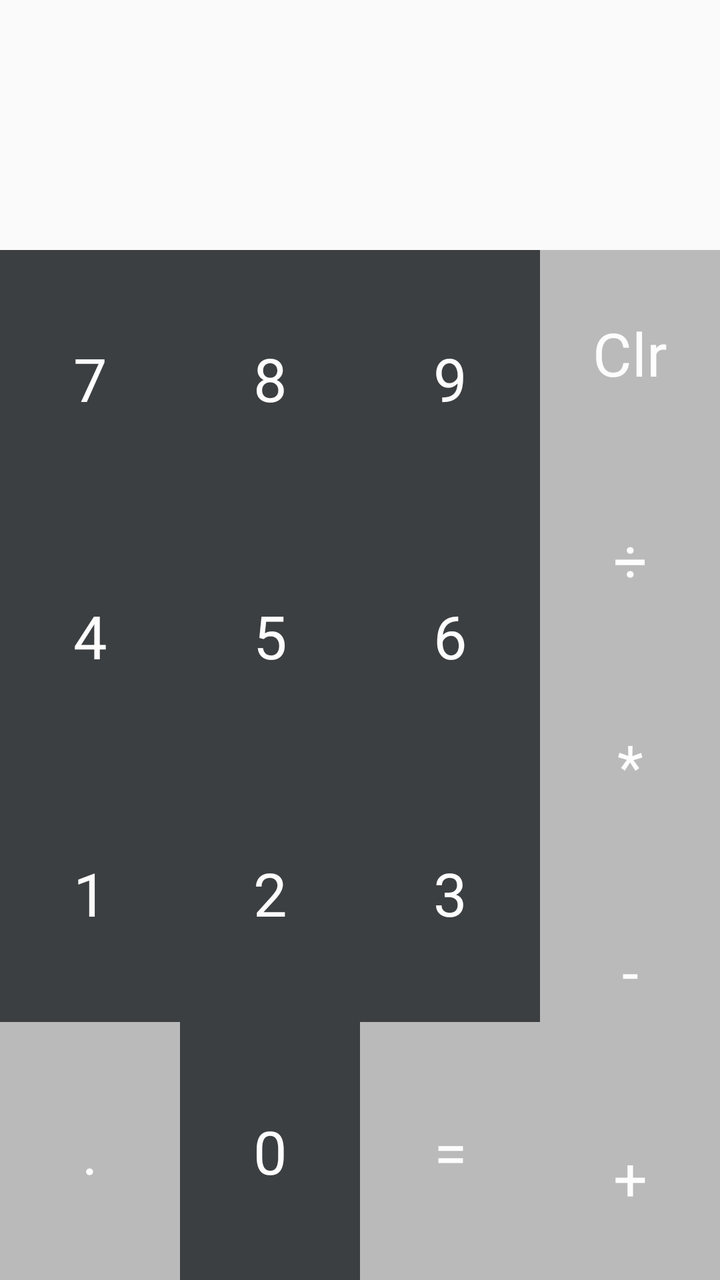
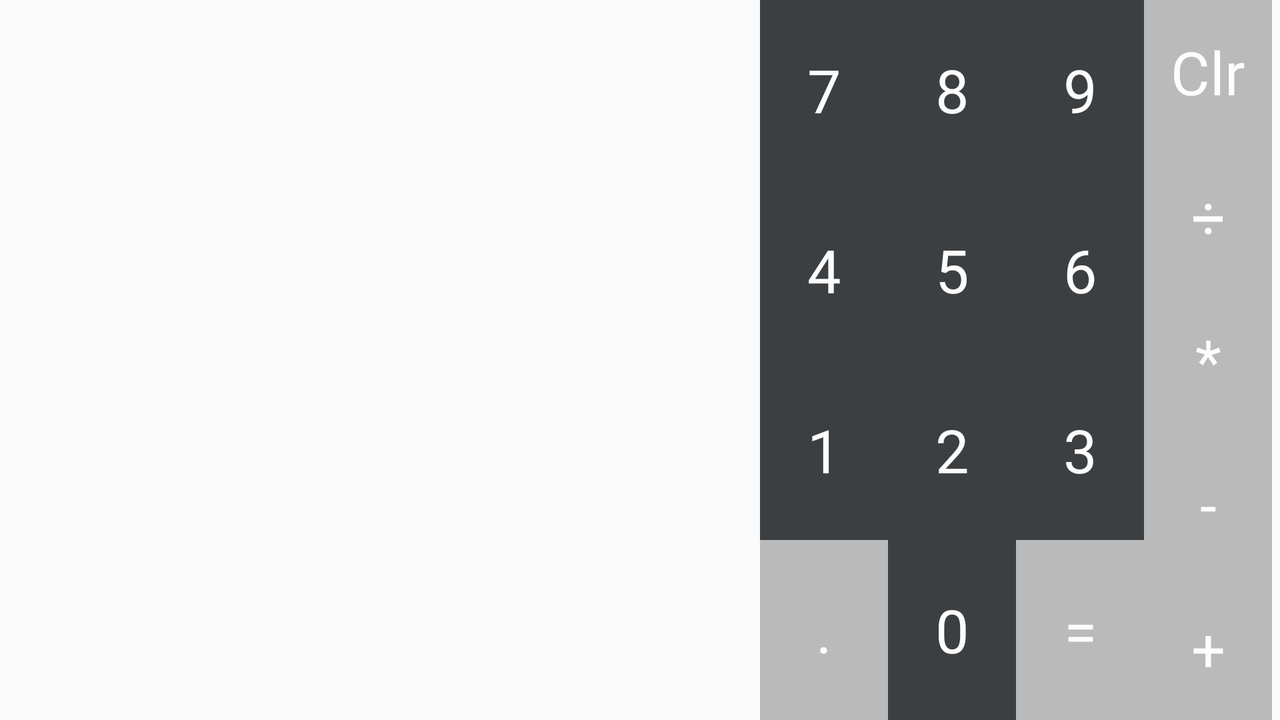

First picture: res/layout/ on a phone held upright. Second picture: the repository's own variant of that layout, on a device whose configuration matches the variant's folder. Source for both follows.
<!-- AndroidManifest.xml: application theme AppTheme -->
<!-- res/layout/fragment_calculator.xml -->
<FrameLayout xmlns:android="http://schemas.android.com/apk/res/android"
    xmlns:tools="http://schemas.android.com/tools"
    android:layout_width="match_parent"
    android:layout_height="match_parent"
    tools:context="com.marianogiuffrida.pilotcalc.UI.fragments.CalculatorFragment">

    <LinearLayout
        android:id="@+id/CalculatorLayout"
        android:layout_width="fill_parent"
        android:layout_height="fill_parent"
        android:layout_gravity="center"
        android:gravity="bottom"
        android:orientation="vertical">

        <TextView
            android:id="@+id/CalculatorInputDisplay"
            android:layout_width="fill_parent"
            android:layout_height="75dp"
            android:layout_centerHorizontal="true"
            android:gravity="center_vertical|right"
            android:maxLines="1"
            android:scrollbars="horizontal"
            android:text=""
            android:textSize="28sp"
            android:scrollHorizontally="true"/>

        <TextView
            android:id="@+id/CalculatorResultDisplay"
            android:layout_width="fill_parent"
            android:layout_height="50dp"
            android:gravity="center_vertical|right"
            android:maxLines="1"
            android:scrollHorizontally="true"
            android:text=""
            android:textSize="35sp" />

        <LinearLayout
            android:layout_width="match_parent"
            android:layout_height="match_parent"
            android:gravity="bottom"
            android:orientation="horizontal"
            android:weightSum="4">

            <LinearLayout
                android:layout_width="wrap_content"
                android:layout_height="match_parent"
                android:layout_weight="1"
                android:gravity="bottom"
                android:orientation="vertical"
                android:weightSum="4">

                <Button
                    android:id="@+id/button7"
                    style="@style/NumberButton"
                    android:layout_width="match_parent"
                    android:layout_height="0px"
                    android:layout_weight="1"
                    android:text="7" />

                <Button
                    android:id="@+id/button4"
                    style="@style/NumberButton"
                    android:layout_width="match_parent"
                    android:layout_height="0px"
                    android:layout_weight="1"
                    android:text="4" />

                <Button
                    android:id="@+id/button1"
                    style="@style/NumberButton"
                    android:layout_width="match_parent"
                    android:layout_height="0px"
                    android:layout_weight="1"
                    android:text="1" />

                <Button
                    android:id="@+id/commaButton"
                    style="@style/CalculatorButton"
                    android:layout_width="match_parent"
                    android:layout_height="0px"
                    android:layout_weight="1"
                    android:text="." />

            </LinearLayout>

            <LinearLayout
                android:layout_width="wrap_content"
                android:layout_height="match_parent"
                android:layout_weight="1"
                android:gravity="bottom"
                android:orientation="vertical"
                android:weightSum="4">

                <Button
                    android:id="@+id/button8"
                    style="@style/NumberButton"
                    android:layout_width="match_parent"
                    android:layout_height="0px"
                    android:layout_weight="1"
                    android:text="8" />

                <Button
                    android:id="@+id/button5"
                    style="@style/NumberButton"
                    android:layout_width="match_parent"
                    android:layout_height="0px"
                    android:layout_weight="1"
                    android:text="5" />

                <Button
                    android:id="@+id/button2"
                    style="@style/NumberButton"
                    android:layout_width="match_parent"
                    android:layout_height="0px"
                    android:layout_weight="1"
                    android:text="2" />

                <Button
                    android:id="@+id/button0"
                    style="@style/NumberButton"
                    android:layout_width="match_parent"
                    android:layout_height="0px"
                    android:layout_weight="1"
                    android:text="0" />

            </LinearLayout>

            <LinearLayout
                android:layout_width="wrap_content"
                android:layout_height="match_parent"
                android:layout_weight="1"
                android:gravity="bottom"
                android:orientation="vertical"
                android:weightSum="4">

                <Button
                    android:id="@+id/button9"
                    style="@style/NumberButton"
                    android:layout_width="match_parent"
                    android:layout_height="0px"
                    android:layout_weight="1"
                    android:text="9" />

                <Button
                    android:id="@+id/button6"
                    style="@style/NumberButton"
                    android:layout_width="match_parent"
                    android:layout_height="0px"
                    android:layout_weight="1"
                    android:text="6" />

                <Button
                    android:id="@+id/button3"
                    style="@style/NumberButton"
                    android:layout_width="match_parent"
                    android:layout_height="0px"
                    android:layout_weight="1"
                    android:text="3" />


                <Button
                    android:id="@+id/equalButton"
                    style="@style/CalculatorButton"
                    android:layout_width="match_parent"
                    android:layout_height="0px"
                    android:layout_weight="1"
                    android:text="=" />
            </LinearLayout>

            <LinearLayout
                android:layout_width="wrap_content"
                android:layout_height="match_parent"
                android:layout_weight="1"
                android:gravity="bottom"
                android:orientation="vertical"
                android:weightSum="5">

                <Button
                    android:id="@+id/clearButton"
                    style="@style/CalculatorButton"
                    android:layout_width="match_parent"
                    android:layout_height="0px"
                    android:layout_weight="1"
                    android:text="Clr" />

                <Button
                    android:id="@+id/divideButton"
                    style="@style/CalculatorButton"
                    android:layout_width="match_parent"
                    android:layout_height="0px"
                    android:layout_weight="1"
                    android:text="\u00F7" />

                <Button
                    android:id="@+id/multiButton"
                    style="@style/CalculatorButton"
                    android:layout_width="match_parent"
                    android:layout_height="0px"
                    android:layout_weight="1"
                    android:text="*" />

                <Button
                    android:id="@+id/subButton"
                    style="@style/CalculatorButton"
                    android:layout_width="match_parent"
                    android:layout_height="0px"
                    android:layout_weight="1"
                    android:text="-" />

                <Button
                    android:id="@+id/addButton"
                    style="@style/CalculatorButton"
                    android:layout_width="match_parent"
                    android:layout_height="0px"
                    android:layout_weight="1"
                    android:text="+" />
            </LinearLayout>
        </LinearLayout>

    </LinearLayout>

</FrameLayout>
<!-- resources referenced by this layout -->
<resources>
  <style name="CalculatorButton" parent="android:Widget.Holo.Button.Borderless">
          <item name="android:textSize">30sp</item>
          <item name="android:textColor">#fffdfdfe</item>
          <item name="android:background">#ffbababa</item>
      </style>
  <style name="NumberButton" parent="@android:style/Widget.Holo.Button.Borderless.Small">
          <item name="android:textColor">#fffdfdfe</item>
          <item name="android:textSize">30sp</item>
          <item name="android:background">@drawable/button_custom</item>
      </style>
  <style name="AppTheme" parent="Theme.AppCompat.Light.DarkActionBar">
          <item name="android:windowActionBar">true</item>
          
      </style>
  <!-- drawable button_custom (drawable) -->
  <?xml version="1.0" encoding="utf-8"?>
  <selector xmlns:android="http://schemas.android.com/apk/res/android">
      <item android:drawable="@color/appBlue" android:state_pressed="true"/>
      <item android:drawable="@color/appBlue" android:state_activated="true"/>
      <item android:drawable="@color/calculator_numbers_background" android:state_activated="false"/>
  
  </selector>
  <color name="appBlue">#ff7ac6ff</color>
  <color name="calculator_numbers_background">#ff3c3f41</color>
</resources>
<!-- res/layout-land/fragment_calculator.xml (the repository's variant of the layout above) -->
<!-- drawn on the phone turned sideways -->
<LinearLayout xmlns:android="http://schemas.android.com/apk/res/android"
    android:gravity="left"
    android:layout_gravity="center"
    android:layout_height="match_parent"
    android:layout_width="match_parent"
    android:orientation="horizontal"
    android:weightSum="1">

    <LinearLayout
        android:gravity="top"
        android:id="@+id/CalculatorLayout"
        android:layout_gravity="center|bottom|top"
        android:layout_height="fill_parent"
        android:layout_width="wrap_content"
        android:orientation="vertical"
        android:layout_weight="0.99">

        <TextView
            android:gravity="center_vertical|right"
            android:id="@+id/CalculatorInputDisplay"
            android:layout_centerHorizontal="true"
            android:layout_height="match_parent"
            android:layout_width="wrap_content"
            android:layout_weight="1"
            android:scrollHorizontally="true"
            android:textSize="28sp" />

        <TextView
            android:gravity="center_vertical|right"
            android:id="@+id/CalculatorResultDisplay"
            android:layout_height="match_parent"
            android:layout_width="wrap_content"
            android:layout_weight="1"
            android:textSize="35sp" />

    </LinearLayout>

    <LinearLayout
        android:layout_height="match_parent"
        android:layout_width="wrap_content"
        android:orientation="horizontal">

        <LinearLayout
            android:gravity="bottom"
            android:layout_height="match_parent"
            android:layout_width="wrap_content"
            android:orientation="vertical"
            android:weightSum="4">

            <Button
                style="@style/NumberButton"
                android:id="@+id/button7"
                android:layout_height="match_parent"
                android:layout_weight="1"
                android:layout_width="wrap_content"
                android:text="7" />

            <Button
                style="@style/NumberButton"
                android:id="@+id/button4"
                android:layout_height="match_parent"
                android:layout_weight="1"
                android:layout_width="wrap_content"
                android:text="4" />

            <Button
                style="@style/NumberButton"
                android:id="@+id/button1"
                android:layout_height="match_parent"
                android:layout_weight="1"
                android:layout_width="wrap_content"
                android:text="1" />

            <Button
                style="@style/CalculatorButton"
                android:id="@+id/commaButton"
                android:layout_height="match_parent"
                android:layout_weight="1"
                android:layout_width="wrap_content"
                android:text="." />

        </LinearLayout>

        <LinearLayout
            android:gravity="bottom"
            android:layout_height="match_parent"
            android:layout_width="wrap_content"
            android:orientation="vertical"
            android:weightSum="4">

            <Button
                style="@style/NumberButton"
                android:id="@+id/button8"
                android:layout_height="match_parent"
                android:layout_weight="1"
                android:layout_width="wrap_content"
                android:text="8" />

            <Button
                style="@style/NumberButton"
                android:id="@+id/button5"
                android:layout_height="match_parent"
                android:layout_weight="1"
                android:layout_width="wrap_content"
                android:text="5" />

            <Button
                style="@style/NumberButton"
                android:id="@+id/button2"
                android:layout_height="match_parent"
                android:layout_weight="1"
                android:layout_width="wrap_content"
                android:text="2" />

            <Button
                style="@style/NumberButton"
                android:id="@+id/button0"
                android:layout_height="match_parent"
                android:layout_weight="1"
                android:layout_width="wrap_content"
                android:text="0" />

        </LinearLayout>

        <LinearLayout
            android:gravity="bottom"
            android:layout_height="match_parent"
            android:layout_width="wrap_content"
            android:orientation="vertical"
            android:weightSum="4">

            <Button
                style="@style/NumberButton"
                android:id="@+id/button9"
                android:layout_height="match_parent"
                android:layout_weight="1"
                android:layout_width="wrap_content"
                android:text="9" />

            <Button
                style="@style/NumberButton"
                android:id="@+id/button6"
                android:layout_height="match_parent"
                android:layout_weight="1"
                android:layout_width="wrap_content"
                android:text="6" />

            <Button
                style="@style/NumberButton"
                android:id="@+id/button3"
                android:layout_height="match_parent"
                android:layout_weight="1"
                android:layout_width="wrap_content"
                android:text="3" />


            <Button
                style="@style/CalculatorButton"
                android:id="@+id/equalButton"
                android:layout_height="match_parent"
                android:layout_weight="1"
                android:layout_width="wrap_content"
                android:text="=" />
        </LinearLayout>

        <LinearLayout
            android:gravity="bottom"
            android:layout_height="match_parent"
            android:layout_width="wrap_content"
            android:orientation="vertical"
            android:weightSum="5">

            <Button
                style="@style/CalculatorButton"
                android:id="@+id/clearButton"
                android:layout_height="match_parent"
                android:layout_weight="1"
                android:layout_width="wrap_content"
                android:text="Clr" />

            <Button
                style="@style/CalculatorButton"
                android:id="@+id/divideButton"
                android:layout_height="match_parent"
                android:layout_weight="1"
                android:layout_width="wrap_content"
                android:text="\u00F7" />

            <Button
                style="@style/CalculatorButton"
                android:id="@+id/multiButton"
                android:layout_height="match_parent"
                android:layout_weight="1"
                android:layout_width="wrap_content"
                android:text="*" />

            <Button
                style="@style/CalculatorButton"
                android:id="@+id/subButton"
                android:layout_height="match_parent"
                android:layout_weight="1"
                android:layout_width="wrap_content"
                android:text="-" />

            <Button
                style="@style/CalculatorButton"
                android:id="@+id/addButton"
                android:layout_height="match_parent"
               android:layout_weight="1"
                android:layout_width="wrap_content"
                android:text="+" />
        </LinearLayout>
    </LinearLayout>
</LinearLayout>
